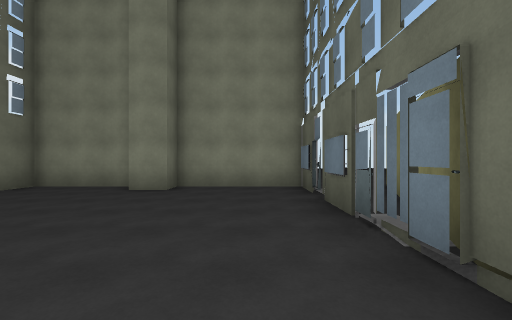
view 1 (above)

12 first-person views from a walk through a scene from a Unity 3-D project. The camera is 1.5 m above the floor, looks level and sees 90° across. The floor is counted in squares, 2 m on a side. Each view is taken from the middle of a square. On the plan, view 1 faces up. The plan holds only what a view shows up to about 9 squares ahead; the rest is blank. The place goes on beyond the plan.

view 2
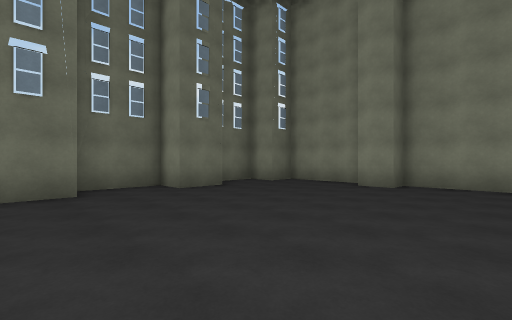

view 3
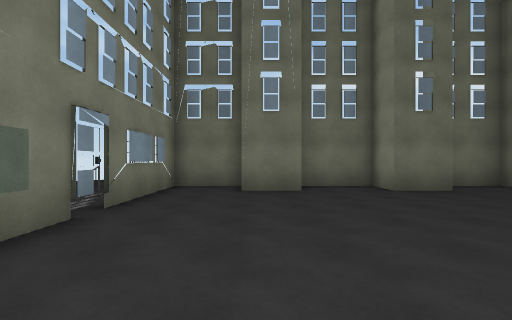

view 4
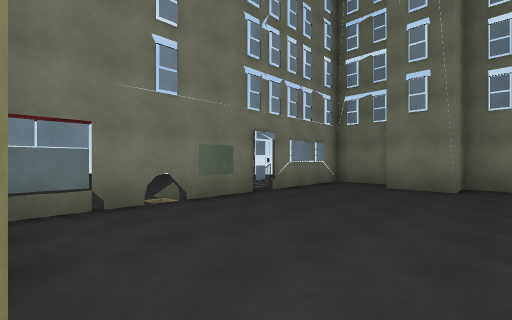

view 5
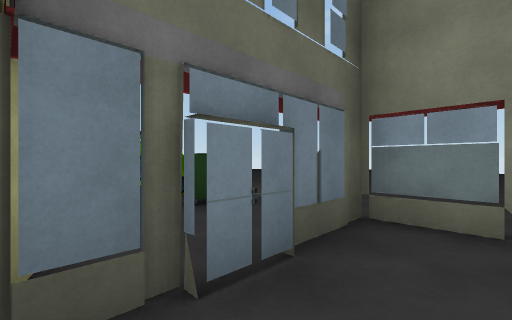

view 6
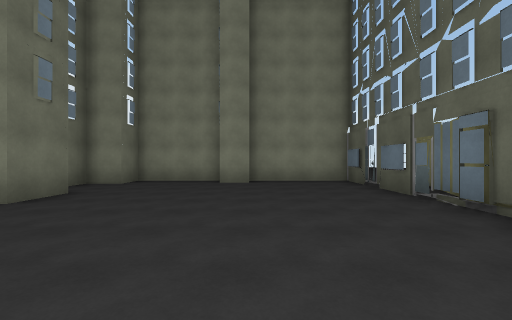

view 7
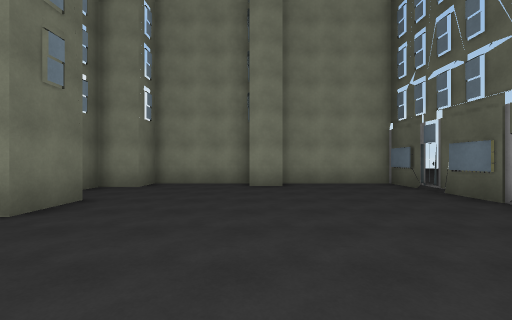

view 8
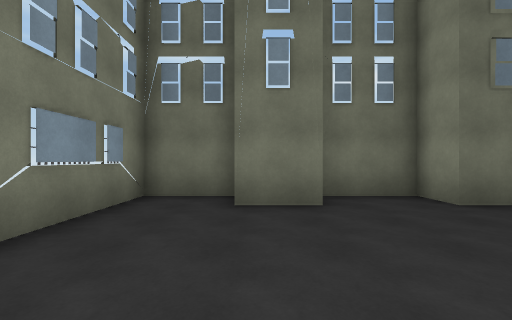

view 9
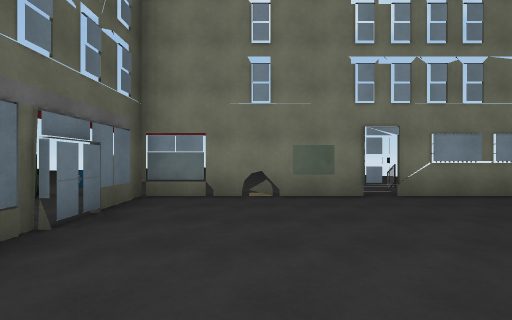

view 10
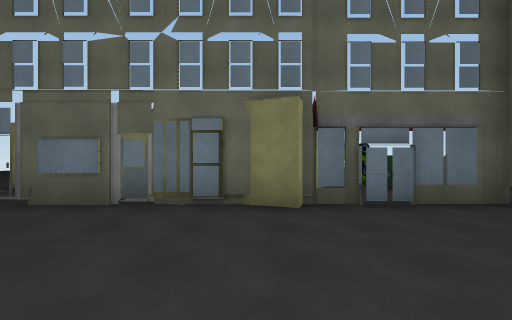

view 11
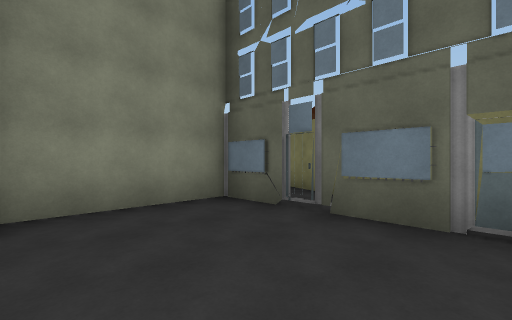

view 12
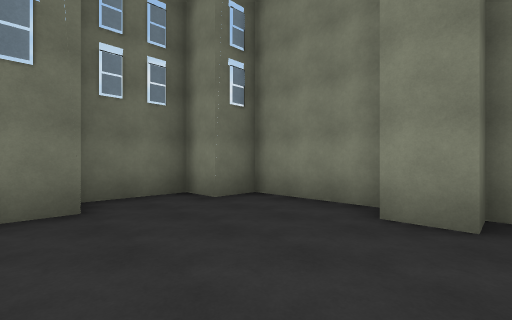

### Floor plan
Ten units are one square. View 1 is at (0, 0); x grows to the right and y downward. Boxes are objects, and circles mark ways between rooms. Rooms are numbered by the first view taken in them; rooms with no view inside come last. Other rooms are left out.
<svg viewBox="-80 -85 124 130">
<path fill="none" stroke="#000" d="M-62 -1 -62 14M-62 -39 -62 -24 -74 -24 -74 0M10 -3 13 -12 13 -51M15 -16 31 -55M-31 -72 -62 -72 -62 -64M-36 33 13 33 13 -3M-74 14 -73 33 -40 33M13 -56 13 -72 -22 -72 -22 -64 -32 -64M-74 -55 -74 -40M31 -55 39 -76"/>
<rect x="-75" y="-65" width="10" height="10" fill="#bbb"><title>building</title></rect>
<text x="-30" y="-20">1</text>
<text x="30" y="-80">2</text>
</svg>

Where each view was taken, in squares from view 1:
view 1: 0 up, 0 right, facing up
view 2: 1 down, 0 right, facing up-left
view 3: 1 down, 0 right, facing left
view 4: 1 up, 1 right, facing down-left
view 5: 0 up, 0 right, facing down-right
view 6: 2 down, 2 left, facing up
view 7: 1 down, 3 left, facing up
view 8: 1 down, 2 left, facing left
view 9: 2 up, 1 left, facing down
view 10: 1 up, 3 left, facing right
view 11: 3 up, 2 left, facing up-right
view 12: 3 up, 2 left, facing up-left
